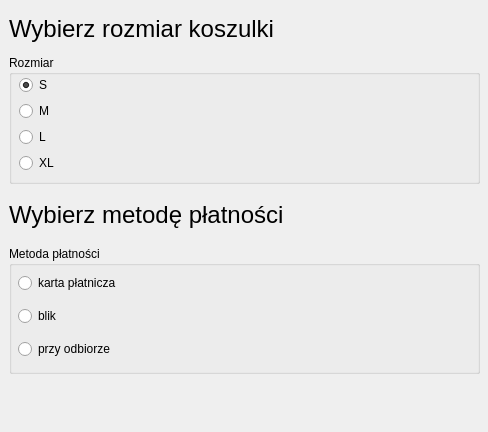
<?xml version="1.0" encoding="UTF-8"?>
<ui version="4.0">
 <class>Dialog</class>
 <widget class="QDialog" name="Dialog">
  <property name="geometry">
   <rect>
    <x>0</x>
    <y>0</y>
    <width>488</width>
    <height>432</height>
   </rect>
  </property>
  <property name="windowTitle">
   <string>Dialog</string>
  </property>
  <widget class="QWidget" name="verticalLayoutWidget">
   <property name="geometry">
    <rect>
     <x>9</x>
     <y>9</y>
     <width>471</width>
     <height>421</height>
    </rect>
   </property>
   <layout class="QVBoxLayout" name="verticalLayout">
    <item>
     <widget class="QLabel" name="label">
      <property name="maximumSize">
       <size>
        <width>16777215</width>
        <height>40</height>
       </size>
      </property>
      <property name="font">
       <font>
        <pointsize>18</pointsize>
       </font>
      </property>
      <property name="text">
       <string>Wybierz rozmiar koszulki</string>
      </property>
     </widget>
    </item>
    <item>
     <widget class="QGroupBox" name="groupBox">
      <property name="minimumSize">
       <size>
        <width>0</width>
        <height>80</height>
       </size>
      </property>
      <property name="title">
       <string>Rozmiar</string>
      </property>
      <widget class="QWidget" name="verticalLayoutWidget_2">
       <property name="geometry">
        <rect>
         <x>10</x>
         <y>20</y>
         <width>431</width>
         <height>101</height>
        </rect>
       </property>
       <layout class="QVBoxLayout" name="verticalLayout_2">
        <item>
         <widget class="QRadioButton" name="sButton">
          <property name="text">
           <string>S</string>
          </property>
          <property name="checked">
           <bool>true</bool>
          </property>
         </widget>
        </item>
        <item>
         <widget class="QRadioButton" name="mButton">
          <property name="text">
           <string>M</string>
          </property>
         </widget>
        </item>
        <item>
         <widget class="QRadioButton" name="lButton">
          <property name="text">
           <string>L</string>
          </property>
         </widget>
        </item>
        <item>
         <widget class="QRadioButton" name="xlButton">
          <property name="text">
           <string>XL</string>
          </property>
         </widget>
        </item>
       </layout>
      </widget>
     </widget>
    </item>
    <item>
     <widget class="QLabel" name="label_2">
      <property name="maximumSize">
       <size>
        <width>16777215</width>
        <height>50</height>
       </size>
      </property>
      <property name="font">
       <font>
        <pointsize>18</pointsize>
       </font>
      </property>
      <property name="text">
       <string>Wybierz metodę płatności</string>
      </property>
     </widget>
    </item>
    <item>
     <widget class="QGroupBox" name="groupBox_2">
      <property name="minimumSize">
       <size>
        <width>0</width>
        <height>100</height>
       </size>
      </property>
      <property name="title">
       <string>Metoda płatności</string>
      </property>
      <widget class="QWidget" name="verticalLayoutWidget_3">
       <property name="geometry">
        <rect>
         <x>9</x>
         <y>20</y>
         <width>451</width>
         <height>101</height>
        </rect>
       </property>
       <layout class="QVBoxLayout" name="verticalLayout_3">
        <item>
         <widget class="QRadioButton" name="kartaButton">
          <property name="text">
           <string>karta płatnicza</string>
          </property>
         </widget>
        </item>
        <item>
         <widget class="QRadioButton" name="blikButton">
          <property name="text">
           <string>blik</string>
          </property>
         </widget>
        </item>
        <item>
         <widget class="QRadioButton" name="odbiorButton">
          <property name="text">
           <string>przy odbiorze</string>
          </property>
         </widget>
        </item>
       </layout>
      </widget>
     </widget>
    </item>
    <item>
     <widget class="QLabel" name="outputLabel">
      <property name="maximumSize">
       <size>
        <width>16777215</width>
        <height>50</height>
       </size>
      </property>
      <property name="font">
       <font>
        <pointsize>15</pointsize>
       </font>
      </property>
      <property name="text">
       <string/>
      </property>
     </widget>
    </item>
   </layout>
  </widget>
 </widget>
 <resources/>
 <connections/>
</ui>
